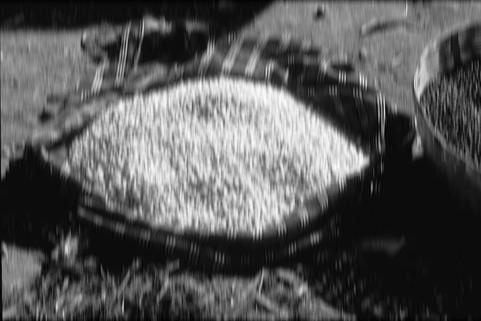
#> input picture Assignment_01/Output_Images/01_Gaussian_Blur/1_blurred.jpg, 481 x 321 px, given as the content of the folder Assignment_01/Images, which was not available
$ python Assignment_01.py
#> lines starting #> are read from the running program, lines starting #| are printed output that depends on the picture; pictures that were not available may be replaced by others from this repository, and a replacement may not be noted
# CAP 5415 Programming Assignment 01

"""
Due Date: 29Sep2023
Author: Lam Nguyen

Subject: Canny Edge Detection Implementation [5 pts]

Tasks:
    1. Choose three example gray-scale images from Berkeley Segmentation Dataset (Training Images). When executed, your algorithm should plot intermediate and final results of Canny Edge Detection process as similar to the figure illustrated above.
        # Image Source: https://www2.eecs.berkeley.edu/Research/Projects/CS/vision/bsds/BSDS300/html/dataset/images.html

    2. Please show the effect of threshold(sigma) in edge detection by choosing three different threshold(sigma) values when smoothing. Note that you need to indicate which threshold works best as a comment in your assignment.


Assignment Details:

    1. Implement Noise Reduction using the Gaussian Blur Filter
    2. Implement a Gradient Filter Using the Derivative of the Gaussian Blur Filter
    3. Calculate the Magnitude and Orientation of the Images which have been blurred and had the Gradient Filter Applied
    4. Implement a Non-maximum suppression Filter using the Magnitude and Orientation of the Images
    5. Implement the Double threshold Algorithm
    6. Implement Edge Tracking by Hysteresis

"""

# ===============================================#
# 1. Import Modules  and create utility functions#
# ===============================================#


from pathlib import Path
import matplotlib.image as mpimg
import matplotlib.pyplot as plt
import numpy as np
from PIL import Image

# Create Convolution Function:
def convolution(oldimage, kernel):
    image_h = oldimage.shape[0]
    image_w = oldimage.shape[1]


    kernel_h = kernel.shape[0]
    kernel_w = kernel.shape[1]

    if(len(oldimage.shape) == 3):
        image_pad = np.pad(oldimage, pad_width=((kernel_h // 2, kernel_h // 2),(kernel_w // 2, kernel_w // 2),(0,0)), mode='constant', constant_values=0).astype(np.float32)
    elif(len(oldimage.shape) == 2):
        image_pad = np.pad(oldimage, pad_width=((kernel_h // 2, kernel_h // 2),(kernel_w // 2, kernel_w // 2)), mode='constant', constant_values=0).astype(np.float32)


    h = kernel_h // 2
    w = kernel_w // 2

    image_conv = np.zeros(image_pad.shape)

    for i in range(h, image_pad.shape[0]-h):
        for j in range(w, image_pad.shape[1]-w):
            #sum = 0
            x = image_pad[i-h:i-h+kernel_h, j-w:j-w+kernel_w]
            x = x.flatten()*kernel.flatten()


#             for m in range(kernel_h):
#                 for n in range(kernel_w):
#                     sum += kernel[m][n] * image_pad[i-h+m][j-w+n]

            image_conv[i][j] = x.sum()
    h_end = -h
    w_end = -w

    if(h == 0):
        return image_conv[h:,w:w_end]
    if(w == 0):
        return image_conv[h:h_end,w:]

    return image_conv[h:h_end,w:w_end]


# ==========================================================#
# 2. Create 1-dimensional Gaussian Filter Mask and Apply it #
# ==========================================================#

def gaussian_filter(standard_deviation):

    # Create empty matrix in order to iterate through and use a Gaussian Function
    x_filter_size = 2 * int(4 * standard_deviation + 0.5) + 1
    y_filter_size = 2 * int(4 * standard_deviation + 0.5) + 1
    gaussian_mask = np.zeros((x_filter_size, y_filter_size), np.float32)

    # Iterate through the empty matrix to create a gaussian mask
    m = x_filter_size // 2
    n = y_filter_size // 2

    for x in range(-m,m+1):
        for y in range(-n, n+1):

            a = 1/(2*np.pi*(standard_deviation**2))
            b = np.exp(-(x**2+y**2)/(2*standard_deviation**2))
            # Iterate over each index array and implement gaussian distribution:
            gaussian_mask[x+m, y+n] = a * b

    return gaussian_mask


# Apply Gaussian Filter to Images
input_folder = 'Assignment_01/Images'
images = Path(input_folder).glob('*.jpg')
index = 0
for image in images:
    index += 1
    im = Image.open(image).convert("L")
    im = np.asarray(im)
    im_blurred = np.zeros_like(im, dtype=np.float32)
    im_filtered_y = np.zeros_like(im, dtype=np.float32)
    im_filtered_x = np.zeros_like(im, dtype=np.float32)
    im_blurred = convolution(im, gaussian_filter(2))

    # Save the images into the folder:
    plt.imsave(f"Assignment_01/Output_Images/01_Gaussian_Blur/{index}_blurred.jpg",
               im_blurred.astype(np.uint8),
               cmap=plt.cm.Greys_r
            )


# ==================================================================================#
# 3. Create 1-dimensional  1st derivative Gaussian Filter Mask in X and Y direction #
# ==================================================================================#

def gaussian_filter_partial_derivative_x(standard_deviation):
    # Create empty matrix in order to iterate through and use a Gaussian Function
    x_filter_size = 2 * int(4 * standard_deviation + 0.5) + 1
    y_filter_size = 2 * int(4 * standard_deviation + 0.5) + 1
    gaussian_derivative_mask_x = np.zeros((x_filter_size, y_filter_size), np.float32)

    # Iterate through the empty matrix to create a gaussian mask
    m = x_filter_size // 2
    n = y_filter_size // 2

    for x in range(-m,m+1):
        for y in range(-n, n+1):
            a = 1/(2*np.pi*(standard_deviation**2))
            b = np.exp(-(x**2+y**2)/(2*standard_deviation**2))
            c = -x/(standard_deviation**2)
            # Iterate over each index array and implement derivative of gaussian distribution:
            gaussian_derivative_mask_x[x+m, y+n] = a*b*c

    return gaussian_derivative_mask_x


def gaussian_filter_partial_derivative_y(standard_deviation):
    # Create empty matrix in order to iterate through and use a Gaussian Function
    x_filter_size = 2 * int(4 * standard_deviation + 0.5) + 1
    y_filter_size = 2 * int(4 * standard_deviation + 0.5) + 1
    gaussian_derivative_mask_y = np.zeros((x_filter_size, y_filter_size), np.float32)

    # Iterate through the empty matrix to create a gaussian mask
    m = x_filter_size // 2
    n = y_filter_size // 2

    for x in range(-m,m+1):
        for y in range(-n, n+1):
            a = 1/(2*np.pi*(standard_deviation**2))
            b = np.exp(-(x**2+y**2)/(2*standard_deviation**2))
            c = -y/(standard_deviation**2)
            # Iterate over each index array and implement derivative of gaussian distribution:
            gaussian_derivative_mask_y[x+m, y+n] = a*b*c

    return gaussian_derivative_mask_y


# ===========================================================================#
# 4. Convolve the Image with the Partial Derivatives of the Gaussian Function #
# ===========================================================================#

# Get images and apply partial derivatives of the gaussian function and save to output folder
input_folder = 'Assignment_01/Images'
images = Path(input_folder).glob('*.jpg')
index = 0
for image in images:
    index += 1
    im = Image.open(image).convert("L")
    im = np.asarray(im)
    im_filtered_y = np.zeros_like(im, dtype=np.float32)
    im_filtered_x = np.zeros_like(im, dtype=np.float32)
    for c in range(3):
        im_filtered_y = convolution(im, gaussian_filter_partial_derivative_y(2))
        im_filtered_x = convolution(im, gaussian_filter_partial_derivative_x(2))
    # Save the images into the folder:
    plt.imsave(f"Assignment_01/Output_Images/03_Gradient_Edge_Detection_Y/{index}_edged_y.jpg",
               im_filtered_y.astype(np.uint8),
               cmap=plt.cm.Greys_r
            )
    plt.imsave(f"Assignment_01/Output_Images/03_Gradient_Edge_Detection_X/{index}_edged_x.jpg",
               im_filtered_x.astype(np.uint8),
               cmap=plt.cm.Greys_r
            )


# =======================================================================================#
# 5. Compute the Magnitude and Orientation of Images
# =======================================================================================#

def imageMagnitudeandOrientation(image,standard_deviation):
      image = Image.open(image).convert("L")
      image = np.asarray(image)

      im_filtered_x = np.zeros_like(image, dtype=np.float32)
      im_filtered_y = np.zeros_like(image, dtype=np.float32)

      x_filter = gaussian_filter_partial_derivative_x(standard_deviation)
      y_filter = gaussian_filter_partial_derivative_y(standard_deviation)


      im_filtered_y = convolution(image, y_filter)
      im_filtered_x = convolution(image, x_filter)

      magnitude = 20*np.sqrt(im_filtered_x**2 + im_filtered_y**2)
      orientation = np.arctan(im_filtered_y,im_filtered_x)


      return (magnitude,orientation)

input_folder = 'Assignment_01/Images'
images = Path(input_folder).glob('*.jpg')
index = 0

for im in images:
     index += 1
     magnitude,orientation = imageMagnitudeandOrientation(im,4)
     plt.imsave(f"Assignment_01/Output_Images/04_Magnitude/{index}_magnitude.png",
                magnitude.astype(np.uint8),
                cmap=plt.cm.Greys_r
            )
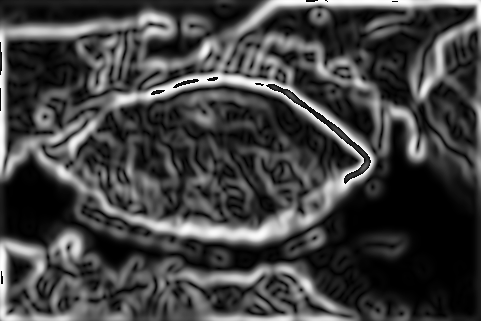
#> saved as 1_magnitude.png: shape (321, 481, 3); min 0, max 255, mean 65.6
     plt.imsave(f"Assignment_01/Output_Images/05_Orientation/{index}_orientation.png",
                orientation.astype(np.uint8),
                cmap=plt.cm.Greys_r
            )


# Magnitude and Orientation using Sobel Filter

def sobelFilter(images):

     image = Image.open(images).convert("L")
     image = np.asarray(image)

     sobelFilterX = np.array([[-1,-2,-1],[0,0,0],[1,2,1]])
     sobelFilterY = np.array([[-1,0,1],[-2,0,2],[-1,0,1]])

     im_filtered_y = np.zeros_like(image, dtype=np.float32)
     im_filtered_x = np.zeros_like(image, dtype=np.float32)

     im_filtered_y = convolution(image, sobelFilterY)
     im_filtered_x = convolution(image, sobelFilterX)
#> after the loop in convolution (call 11), `for i in range(h, image_pad.shape[0]-h):`:
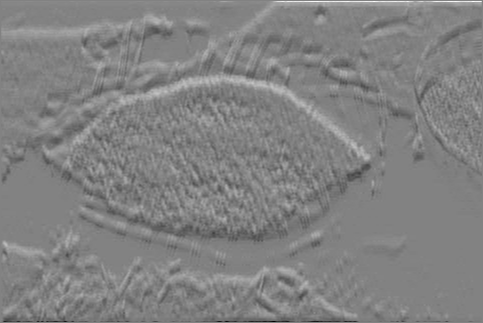
#> image_conv: shape (323, 483) float64; min -458, max 440, mean -0.1; drawn with min black and max white

     magnitude = np.sqrt(im_filtered_x**2 + im_filtered_y**2)
     orientation = np.arctan(im_filtered_y,im_filtered_x)

     return(magnitude, orientation)

input_folder = 'Assignment_01/Images'
images = Path(input_folder).glob('*.jpg')
index = 0

for im in images:
     index += 1
     magnitude,orientation = sobelFilter(im)
#> in sobelFilter, `orientation = np.arctan(im_filtered_y,im_filtered_x)`:
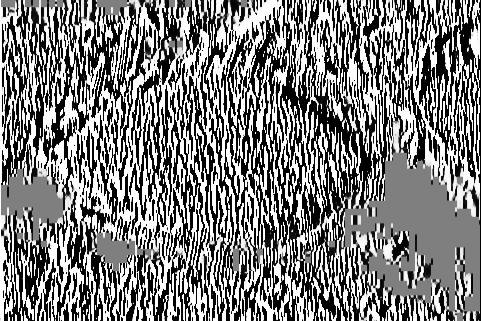
#> orientation: shape (321, 481) float64; min -1.57, max 1.57, mean -0.00193; drawn with min black and max white
     plt.imsave(f"Assignment_01/Output_Images/06_Magnitude_Sobel/{index}_magnitude_sobel.png",
                magnitude.astype(np.uint8),
                cmap=plt.cm.Greys_r
            )
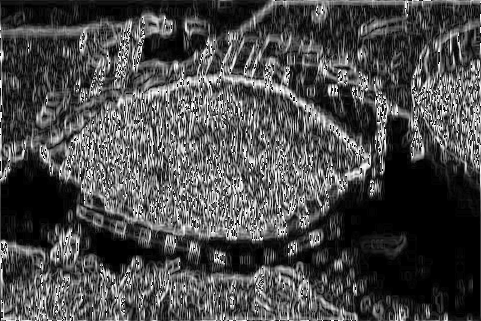
#> saved as 1_magnitude_sobel.png: shape (321, 481, 3); min 0, max 255, mean 74.7
     plt.imsave(f"Assignment_01/Output_Images/07_Orientation_Sobel/{index}_orientation_sobel.png",
                orientation.astype(np.uint8),
                cmap=plt.cm.Greys_r
            )
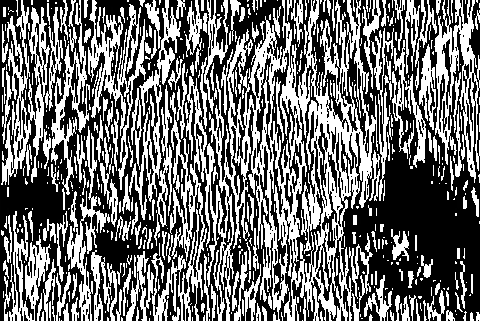
#> saved as 1_orientation_sobel.png: shape (321, 481, 3); min 0, max 255, mean 111.7


# ===============================================#
# 7. Implement Non-Maximum Suppression Algorithm #
# ===============================================#

"""
Look in local neighborhood and for each pixel, you want to calculate whether the magnitude of the partial derivative of the gradients on this edge pixel is greater then the neigboring pixels. If the magnitude is greater, it is a peak and edge. If not, it is not an edge.

The result of applying this algorithm is that the edges will be thinner. This is good for cluttered images where you need to have more precise descrimination of objects. It's also good for getting rid of flase edges.

"""


def non_max_suppression(image,standard_deviation):

        # For Non-Max Suppression, we need the Magnitude of the Image and it's Orientation:

        img_magnitude,img_orientation = imageMagnitudeandOrientation(image,standard_deviation)

        m,n = img_magnitude.shape

        im_nms = np.zeros((m,n), dtype=np.float32)
        angle = img_orientation * 180. / np.pi
        angle[angle < 0] += 180


        for i in range(1,m-1):
            for j in range(1,n-1):
                try:
                    q = 255
                    r = 255

                   #angle 0
                    if (0 <= angle[i,j] < 22.5) or (157.5 <= angle[i,j] <= 180):
                        q = img_magnitude[i, j+1]
                        r = img_magnitude[i, j-1]
                    #angle 45
                    elif (22.5 <= angle[i,j] < 67.5):
                        q = img_magnitude[i+1, j-1]
                        r = img_magnitude[i-1, j+1]
                    #angle 90
                    elif (67.5 <= angle[i,j] < 112.5):
                        q = img_magnitude[i+1, j]
                        r = img_magnitude[i-1, j]
                    #angle 135
                    elif (112.5 <= angle[i,j] < 157.5):
                        q = img_magnitude[i-1, j-1]
                        r = img_magnitude[i+1, j+1]

                    if (img_magnitude[i,j] >= q) and (img_magnitude[i,j] >= r):
                        im_nms[i,j] = img_magnitude[i,j]
                    else:
                        im_nms[i,j] = 0


                except IndexError as e:
                    pass

        return im_nms


# Apply to the Images
input_folder = 'Assignment_01/Images'
images = Path(input_folder).glob('*.jpg')
index = 0

for im in images:
     index += 1
     im_non_max_suppression = non_max_suppression(im,4)
#> in non_max_suppression, `angle[angle < 0] += 180`:
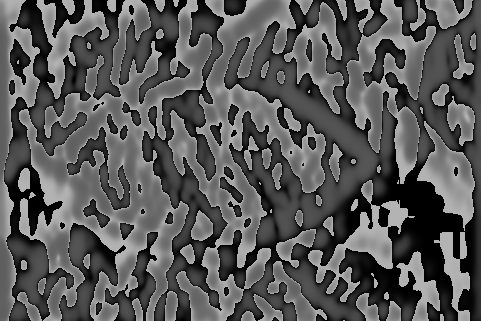
#> angle: shape (321, 481) float64; min 0, max 180, mean 88.1
     plt.imsave(f"Assignment_01/Output_Images/08_Non_Max_Suppression/{index}_NMS.png",
                im_non_max_suppression.astype(np.uint8),
                cmap=plt.cm.Greys_r
            )


# =================================#
# 6. Apply Hysteresis Thresholding on images pushed through the Non-Max Suppression Algorithm #
# =================================#

"""

Uses a high and low threshold value to suppress the detection of false edges.

1. Look at the lower threshold. Any pixel with a magnitude of the partial derivative lower then the threshold is not an endge and set to black.

2. Then look at the higher threshold. If the magnitude of the partial derivatives is greater then the threshold value, then it is an edge.

3. If the magnitude is between the higher threshold value and the low threshold value, you check to see if any neighboring pixel is conncted to another pixel with a magnitude greater then the high threshold value.

    3a. To determine what counts as connected, you can do 4 connected pixels, 6 or 8 connected pixels. Meaning that the pixel we are testing needs to be connected to a certain amount of other pixels with a high threshold value or connected to a pixel that is connected to another pixel.

"""

def threshold(image, standard_deviation,low_threshold,high_threshold,weak_pixel,strong_pixel):

    non_max_suppression_image = non_max_suppression(image,standard_deviation)

    high_threshold = non_max_suppression_image.max() * high_threshold;
    low_threshold = high_threshold * low_threshold;

    m, n = non_max_suppression_image.shape
    img_threshold = np.zeros((m,n), dtype=np.int32)

    weak = np.int32(weak_pixel)
    strong = np.int32(strong_pixel)

    strong_i, strong_j = np.where(non_max_suppression_image >= high_threshold)
    zeros_i, zeros_j = np.where(non_max_suppression_image < low_threshold)

    weak_i, weak_j = np.where((non_max_suppression_image <= high_threshold) & (non_max_suppression_image >= low_threshold))

    img_threshold[strong_i, strong_j] = strong
    img_threshold[weak_i, weak_j] = weak

    return img_threshold


def hysteresis(image, standard_deviation,low_threshold, high_threshold, weak_pixel,strong_pixel):

    hysteresis_img = threshold(image,standard_deviation,low_threshold,high_threshold,weak_pixel,strong_pixel)

    m, n = hysteresis_img.shape
    weak = weak_pixel
    strong = strong_pixel

    for i in range(1, m-1):
        for j in range(1, n-1):
            if (hysteresis_img[i,j] == weak):
                try:
                    if ((hysteresis_img[i+1, j-1] == strong) or (hysteresis_img[i+1, j] == strong) or (hysteresis_img[i+1, j+1] == strong)
                        or (hysteresis_img[i, j-1] == strong) or (hysteresis_img[i, j+1] == strong)
                        or (hysteresis_img[i-1, j-1] == strong) or (hysteresis_img[i-1, j] == strong) or (hysteresis_img[i-1, j+1] == strong)):
                            hysteresis_img[i, j] = strong
                    else:
                            hysteresis_img[i, j] = 0
                except IndexError as e:
                        pass

    return hysteresis_img

# Apply to the Images
input_folder = 'Assignment_01/Images'
images = Path(input_folder).glob('*.jpg')
index = 0

for im in images:
     index += 1
     im_hysteresis = hysteresis(image=im,
                                standard_deviation=4,
                                low_threshold=0.05,
                                high_threshold=0.15,
                                weak_pixel=25,
                                strong_pixel=255
                            )
     plt.imsave(f"Assignment_01/Output_Images/09_Hysteresis/{index}_Hysteresis.png",
                im_hysteresis.astype(np.uint8),
                cmap=plt.cm.Greys_r
            )
#> this loop made 1 pass
#> pass 1, `plt.imsave(f"Assignment_01/Output_Images/09_Hysteresis/{index}_Hystere..`:
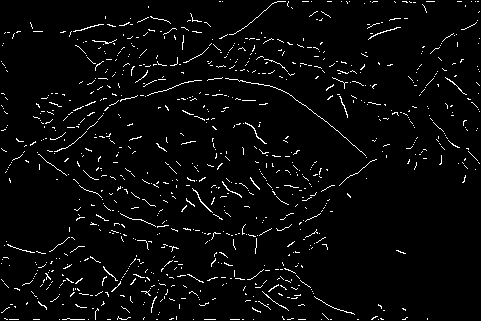
#> saved as 1_Hysteresis.png: shape (321, 481, 3); 3.4% white in thin lines or dots
